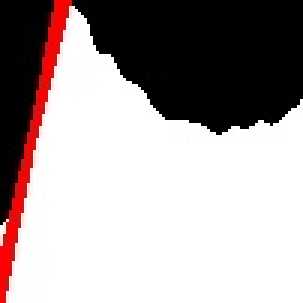
#> input picture masklinesDetected.jpg, 101 x 101 px (shown 3 times larger); its folder holds only this picture in this run
$ python ablation_compare_no_zones.py --sample_path masklinesDetected.jpg --sample_semantic_mask_path masklinesDetected.jpg --generat_mask_path masklinesDetected.jpg
#> lines starting #> are read from the running program, lines starting #| are printed output that depends on the picture
### suport/patchesMethods.py
# Python program to illustrate HoughLine
# method for line detection
import cv2
import numpy as np
import os
import matplotlib.pyplot as plt
import pandas as pd
import suport.locals as locals


# Rotaciona a imagem em torno do centro
# [7 lines left out: function rotateImage, not called in this run]

def loadDataBase(samples=1000, treshold=100, cache_path=None, rebuild=False):
    """Load (or build) the patches database.

    Parameters
    ----------
    samples : int
        Number of image/mask pairs to sample for building the DB.
    treshold : int
        Minimum area (pixels) for a patch to be included.
    cache_path : str or None
        If provided, an .npz file path used to load/save the cached patch list.
    rebuild : bool
        If True forces rebuilding the database even if cache exists.

    Returns
    -------
    list[Patch]
        List of Patch objects sorted by angle.
    """
    # Try loading from cache first
    if cache_path and (not rebuild) and os.path.exists(cache_path):
        try:
            data = np.load(cache_path, allow_pickle=True)
            patches_arr = data['patches']
            patches_list = []
            for item in patches_arr:
                # each item is a dict with keys: line, angle, image
                line = tuple(item['line'])
                angle = int(item['angle'])
                image = item['image']
                p = Patch(line, image)
                p.angle = angle  # override computed angle for fidelity
                patches_list.append(p)
            print(f"Patches DB loaded from cache: {cache_path} ({len(patches_list)} patches)")
            return patches_list
        except Exception as e:
            print(f"Falha ao carregar cache ({cache_path}), reconstruindo. Erro: {e}")

    # Define localização dos diretórios de imagens
    if locals.inHouseAMD:
        housepath=r'D:\\_PHD\datasets\\tgs-salt\\'
        TRAIN_CSV = housepath + r'saltMaskOk.csv'
        IMAGES_DIR= housepath + r'train\\images'
        MASK_DIR = housepath + r'train\\masks'
    elif locals.inNote:
        housepath=r'D:\\datasets\\tgs-salt\\'
        TRAIN_CSV = housepath + r'saltMaskOk.csv'
        IMAGES_DIR= housepath + r'train\\images'
        MASK_DIR = housepath + r'train\\masks'
    elif locals.in8700G:
        housepath=r'D:\\dataset\\tgs-salt\\'
        TRAIN_CSV = housepath + r'saltMaskOk.csv'
        IMAGES_DIR= housepath + r'train\\images'
        MASK_DIR = housepath + r'train\\masks'
    else:
        raise RuntimeError("Nenhum ambiente (locals) configurado para paths de dataset.")

    df_train = pd.read_csv(TRAIN_CSV)
    fileNamesList = df_train.iloc[0:samples,0]
    imagesList = loadImages(IMAGES_DIR, fileNamesList)
    masksList  = loadImages(MASK_DIR,  fileNamesList)
    patchesDB = buildPatchesDB(masksList, imagesList, treshold)

    # Save cache if path provided
    if cache_path:
        serializable = []
        for p in patchesDB:
            serializable.append({
                'line': np.array(p.line, dtype=np.int32),
                'angle': p.angle,
                'image': p.image
            })
        np.savez_compressed(cache_path, patches=np.array(serializable, dtype=object))
        print(f"Patches DB saved to cache: {cache_path} ({len(patchesDB)} patches)")

    return patchesDB

# [99 lines left out: functions makePatchMask, incomplete, load, sampleBreak, create_Masks, dispPatchesClass and 1 more, not called in this run]


def swap(a,b):
    if a > b:
        return b, a
    else:
        return a, b

def cropPatch(original, x1, x2, y1, y2):
    #get image dimensions
    height,width = original.shape[:2]
    plus = 15

    if x1 > x2:
        x1, x2 = swap(x1,x2)
    if y1 > y2:
        y1, y2 = swap(y1,y2)

    x1-=5
    x2+=5
    y1-=plus
    y2+=plus
    if y1 < 0:
        y1 = 0
    if y2 > height:
        y2 = height
    if x1 < 0:
        x1 = 0
    if x2 > width:
        x2 = width
    return original[y1:y2, x1:x2]

class Patch:
    def __init__(self,line,sample):
        self.line = line
        x1,y1,x2,y2 = line
        self.angle = int(-np.arctan2(y2 - y1, x2 - x1) * 180. / np.pi)
        self.image = sample

# [4 lines left out: function showLines, not called in this run]

# Probabilistic Hough Transform
def probHough(mask, original, tresh=20, minPoints=30, maxGap=5, sort = False):
    probabLines = original.copy()
    edges = cv2.Canny(mask, 100, 200)
    linesP = cv2.HoughLinesP(edges, 1, np.pi / 180, tresh, None, minPoints, maxGap)
    dbPatches = []
    if linesP is not None:
        for i in range(0, len(linesP)):
            line = linesP[i][0]
            # Draw the probabilistic
            x,y,x2,y2 = line
            cv2.line(probabLines, (x, y), (x2, y2), (0, 255, 0), 1, cv2.LINE_AA)
            imgpatch = cropPatch (original, x, x2, y, y2)
            dbPatches.append(Patch(line,imgpatch))
        #sort dbPatches by angle
        if sort: dbPatches.sort(key=lambda x: x.angle)
        #show3Images(original,mask, probabLines)
        # if sort: dbPatches.sort(key=lambda x: x[0])
    return dbPatches,probabLines


# [95 lines left out: functions searchAnglesinRange, searchNearestPatchByAngle, searchNearestPatchByAngleAndHistogram, identify_nearest_histogram, loadImages, buildPatchesDB, not called in this run]

### synthesis.py
'''
This module is a Python implementation of:

    A. Efros and T. Leung, "Texture Synthesis by Non-parametric Sampling,"
    Proceedings of the Seventh IEEE International Conference on Computer
    Vision, September 1999.

Specifically, this module implements texture synthesis by growing a 3x3 texture patch
pixel-by-pixel. Please see the authors' project page for additional algorithm details:

    https://people.eecs.berkeley.edu/~efros/research/EfrosLeung.html

Example:

    Generate a 50x50 texture patch from a texture available at the input path and save it to
    the output path. Also, visualize the synthesis process:

        $ python synthesis.py --sample_path=[input path] --out_path=[output path] --visualize

'''
# based on original work of 'Maxwell Goldberg'
__author__ = 'Luciano Terres'


INSPECT  = False

import argparse
import cv2
import largestinteriorrectangle as lir
import numpy as np
import time
import uuid
import pandas as pd
import suport.patchesMethods as pm
import os
import warnings
warnings.filterwarnings("ignore", category=DeprecationWarning)
from datetime import datetime
import traceback


EIGHT_CONNECTED_NEIGHBOR_KERNEL = np.array([[1., 1., 1.],
                                            [1., 0., 1.],
                                            [1., 1., 1.]], dtype=np.float64)
SIGMA_COEFF = 6.4      # The denominator for a 2D Gaussian sigma used in the reference implementation.
ERROR_THRESHOLD = 0.1  # The default error threshold for synthesis acceptance in the reference implementation.


# [183 lines left out: functions normalized_ssd, get_candidate_indices, select_pixel_index, get_neighboring_pixel_indices, permute_neighbors, nCompletePix and 4 more, not called in this run]

def synthesize(origRGBSample, semantic_mask, generat_mask, window_size, kernel_size, visualize, patches_db=None):
    # Convert original to sample representation.
    print ("Starting texture synthesis...")

    # [41 lines left out: function fillSample, not called in this run]

    # discover generation segments and angles
    genSegments,l = pm.probHough(generat_mask, generat_mask, tresh = 10, minPoints=15, maxGap=10, sort=False)
    #iterate over patches and angle segments
    if genSegments is None: # if patches not null makePatchMask
        print("Error: no patches found for this image")
        return None

    # use provided patches_db (loaded once) or fallback
    if patches_db is None:
        try:
            cache_path = globals().get('runtime_args').patches_cache_path if 'runtime_args' in globals() else 'result/patches_db_cache.npz'
            rebuild_flag = globals().get('runtime_args').rebuild_patches_db if 'runtime_args' in globals() else False
            if cache_path == 'none':
                cache_path = None
            samplesPatchesDB = pm.loadDataBase(cache_path=cache_path, rebuild=rebuild_flag)
        except Exception:
            samplesPatchesDB = pm.loadDataBase()
    else:
        samplesPatchesDB = patches_db
    # create the interface edge dilated
    dilated_edge, zone0, zone1, fullmask = pm.create_Masks(generat_mask)
    zones = [dilated_edge, zone0, zone1, fullmask]
    inspect(fullmask, "fullmask")
    inspect(generat_mask, "generat_mask")
    inspect(dilated_edge, "edge")
    inspect(zone0, "zone0")
    inspect(zone1, "zone1" )

    completeMask = generat_mask.copy() #later we will complete the generation mask
    original_sample = origRGBSample.copy()

    sampleGray=0
    resultGrayW=0
    doneWindow=0
    padded_window=0
    padded_mask=0
    resultRGBW=0
    start = True
    rotate = False

    # first step is to generate the edge zone
    generat_mask = dilated_edge
    controlMask = np.zeros(generat_mask.shape)
    for s in (genSegments):
        # Iterate over patches and angle segments
        #origRGBSample = pm.searchNearestPatchByAngle(samplesPatchesDB, s.angle)
        origRGBSample = pm.searchNearestPatchByAngleAndHistogram(samplesPatchesDB, s.angle, origRGBSample)
        inspect(origRGBSample, "origRGBSample")
        x1,y1,x2,y2 = s.line
        patchMask = pm.makePatchMask(generat_mask, x1, x2)
        controlMask = controlMask + patchMask
        inspect(patchMask, "patchMask")
        inspect(controlMask, "controlMask")
        # Verifica pixels marcados na janela de síntese.
        y_indices, x_indices = np.where(controlMask > 0)
        # Encontre o valor mínimo de X
        min_x = np.min(x_indices)
        max_x = np.max(x_indices)
        controlMask = pm.makePatchMask(generat_mask, min_x, max_x)
        inspect(controlMask, "controlMask expanded")
        if start:
                (sampleGray, resultGrayW, doneWindow, padded_window,
                padded_mask, resultRGBW) = initialize(origRGBSample, window_size, kernel_size,controlMask)
                start = False
        else:
            if rotate:
                sampleGray = pm.rotateImage(sampleGray,57)
            else:
                sampleGray=update(origRGBSample)
        fillSample()

    # complete edge zone with the last sample patch
    controlMask = dilated_edge
    inspect(controlMask, "controlMask")
    inspect(sampleGray, "sampleGray")
    fillSample()

    inspect(original_sample, "Sample")
    inspect(semantic_mask, "semantic_mask")
    sampleEdge, sampleZ0, sampleZ1 = pm.sampleBreak(original_sample, semantic_mask)
    inspect(sampleZ0, "sample Z0")
    inspect(sampleZ1, "Sample Z1")
    # second step is to generate the zone1
    origRGBSample = extractBiggestSquare(sampleZ1)
    inspect(origRGBSample, "Biggest Square in Z1")
    sampleGray=origRGBSample.astype(np.float64)/ 255.
    controlMask = controlMask + zone1
    inspect(controlMask, "controlMask + zone expanded")
    inspect(sampleGray, "sampleGray")
    fillSample()

    # third step is to generate the zone0

    # Find the biggest square filled in sampleZ0
    origRGBSample = extractBiggestSquare(sampleZ0)
    sampleGray=origRGBSample.astype(np.float64)/ 255.
    controlMask = controlMask + zone0
    inspect(sampleZ0, "Sample Z0")
    inspect(origRGBSample, "Biggest Square in Z0")
    inspect(controlMask, "controlMask + zone expanded")
    inspect(sampleGray, "sampleGray")
    fillSample()

    # fourth step is to complete the full mask
    controlMask = controlMask + fullmask
    inspect(controlMask, "controlMask + fullmask expanded")
    fillSample()

    #cv2.waitKey(0)
    if visualize:
        inspect(controlMask, "final controlMask")
        inspect(resultRGBW, "Sinthesys" )


    return resultRGBW

# [191 lines left out: functions extractBiggestSquare, inspect, showResult, validate_args, parse_args, main, not called in this run]

# [2 lines that do not run on import are left out]

### ablation_compare_no_zones.py
'''
Ablation Study Comparison Script

Executes both methods (complete with zones vs ablated without zones) and
generates comparative analysis of results.
'''

__author__ = 'Luciano Terres'

import argparse
import cv2
import numpy as np
import pandas as pd
import os
import time
from datetime import datetime
import subprocess
import sys

# Import synthesis functions from both scripts
import synthesis
import synthesis_ablation_no_zones as ablation


def run_complete_method(sample_path, semantic_mask_path, generat_mask_path,
                       window_size, kernel_size, iterations, output_dir):
    """Run the complete method with zone separation."""
    print("\n" + "="*80)
    print("RUNNING COMPLETE METHOD (with zone separation)")
    print("="*80 + "\n")

    sample = cv2.imread(sample_path)
    semantic_mask = cv2.imread(semantic_mask_path, cv2.IMREAD_GRAYSCALE)
    generat_mask = cv2.imread(generat_mask_path, cv2.IMREAD_GRAYSCALE)

    results = []
    durations = []

    # Load patches DB once
    try:
        import suport.patchesMethods as pm
        patches_db = pm.loadDataBase(cache_path='result/patches_db_cache.npz', rebuild=False)
        print(f"Patches DB loaded: {len(patches_db)} patches")
    except Exception as e:
        print(f"Warning: Could not load patches DB: {e}")
        patches_db = None

    for i in range(iterations):
        print(f"\n--- Complete Method: Iteration {i+1}/{iterations} ---")
        tic = time.time()

        try:
            synthesized = synthesis.synthesize(
                origRGBSample=sample,
                semantic_mask=semantic_mask,
                generat_mask=generat_mask,
                window_size=window_size,
                kernel_size=kernel_size,
                visualize=False,
                patches_db=patches_db
            )

            toc = time.time()
            dur = toc - tic
            durations.append(dur)

            # Save result
            filename = os.path.join(output_dir, f"complete_{i+1:03d}.jpg")
            cv2.imwrite(filename, synthesized)

            # Calculate metrics
            from metrics import mse, dssim, lbp_tile_distance
            gray_sample = cv2.cvtColor(sample, cv2.COLOR_BGR2GRAY)
            gray_synth = cv2.cvtColor(synthesized, cv2.COLOR_BGR2GRAY)

            m = mse(gray_sample, gray_synth)
            s = dssim(gray_sample, gray_synth)
            lbp = lbp_tile_distance(gray_sample, gray_synth)

            results.append({
                'iteration': i+1,
                'method': 'complete',
                'filename': filename,
                'time_sec': dur,
                'mse': m,
                'dssim': s,
                'lbp_distance': lbp
            })

            print(f"Time: {dur:.3f}s | MSE: {m:.6f} | DSSIM: {s:.6f} | LBP: {lbp:.6f}")

        except Exception as e:
            print(f"ERROR in iteration {i+1}: {e}")
            import traceback
            traceback.print_exc()

    return pd.DataFrame(results), durations


def run_ablated_method(sample_path, generat_mask_path, window_size, kernel_size,
                      iterations, output_dir):
    """Run the ablated method without zone separation."""
    print("\n" + "="*80)
    print("RUNNING ABLATED METHOD (without zone separation)")
    print("="*80 + "\n")

    sample = cv2.imread(sample_path)
    generat_mask = cv2.imread(generat_mask_path, cv2.IMREAD_GRAYSCALE)

    results = []
    durations = []

    for i in range(iterations):
        print(f"\n--- Ablated Method: Iteration {i+1}/{iterations} ---")
        tic = time.time()

        try:
            synthesized = ablation.synthesize_ablated(
                origRGBSample=sample,
                generat_mask=generat_mask,
                window_size=window_size,
                kernel_size=kernel_size,
                visualize=False
            )

            toc = time.time()
            dur = toc - tic
            durations.append(dur)

            # Save result
            filename = os.path.join(output_dir, f"ablated_{i+1:03d}.jpg")
            cv2.imwrite(filename, synthesized)

            # Calculate metrics
            from metrics import mse, dssim, lbp_tile_distance
            gray_sample = cv2.cvtColor(sample, cv2.COLOR_BGR2GRAY)
            gray_synth = cv2.cvtColor(synthesized, cv2.COLOR_BGR2GRAY)

            m = mse(gray_sample, gray_synth)
            s = dssim(gray_sample, gray_synth)
            lbp = lbp_tile_distance(gray_sample, gray_synth)

            results.append({
                'iteration': i+1,
                'method': 'ablated',
                'filename': filename,
                'time_sec': dur,
                'mse': m,
                'dssim': s,
                'lbp_distance': lbp
            })

            print(f"Time: {dur:.3f}s | MSE: {m:.6f} | DSSIM: {s:.6f} | LBP: {lbp:.6f}")

        except Exception as e:
            print(f"ERROR in iteration {i+1}: {e}")
            import traceback
            traceback.print_exc()

    return pd.DataFrame(results), durations


def generate_statistics(df, metric_name):
    """Generate descriptive statistics for a metric."""
    stats = df.groupby('method')[metric_name].agg([
        ('count', 'count'),
        ('mean', 'mean'),
        ('std', 'std'),
        ('min', 'min'),
        ('q25', lambda x: x.quantile(0.25)),
        ('median', 'median'),
        ('q75', lambda x: x.quantile(0.75)),
        ('max', 'max')
    ])
    return stats


def save_comparison_report(complete_df, ablated_df, output_dir, args):
    """Generate and save comprehensive comparison report."""

    # Combine dataframes
    combined_df = pd.concat([complete_df, ablated_df], ignore_index=True)

    # Save raw data
    raw_csv = os.path.join(output_dir, 'raw_results.csv')
    combined_df.to_csv(raw_csv, sep=';', index=False, float_format='%.6f')
    print(f"\nRaw results saved to: {raw_csv}")

    # Generate statistics for each metric
    metrics = ['time_sec', 'mse', 'dssim', 'lbp_distance']

    stats_file = os.path.join(output_dir, 'comparative_statistics.csv')
    with open(stats_file, 'w', encoding='utf-8') as f:
        f.write(f"# Ablation Study: Zone Separation Comparison\n")
        f.write(f"# Generated: {datetime.now().isoformat()}\n")
        f.write(f"# Sample: {args.sample_path}\n")
        f.write(f"# Iterations: {args.iterations}\n")
        f.write(f"# Window size: {args.window_height}x{args.window_width}\n")
        f.write(f"# Kernel size: {args.kernel_size}\n")
        f.write("#\n")

        for metric in metrics:
            f.write(f"\n# --- {metric.upper()} Statistics ---\n")
            stats = generate_statistics(combined_df, metric)
            stats.to_csv(f, sep=';', float_format='%.6f')
            f.write("\n")

    print(f"Comparative statistics saved to: {stats_file}")

    # Print summary to console
    print("\n" + "="*80)
    print("COMPARISON SUMMARY")
    print("="*80)

    for metric in metrics:
        print(f"\n{metric.upper()}:")
        stats = generate_statistics(combined_df, metric)
        print(stats.to_string())

        # Calculate percentage difference
        if len(stats) == 2:
            complete_mean = stats.loc['complete', 'mean']
            ablated_mean = stats.loc['ablated', 'mean']
            pct_diff = ((ablated_mean - complete_mean) / complete_mean) * 100
            print(f"  → Ablated vs Complete: {pct_diff:+.2f}% change")

    print("\n" + "="*80)


def parse_args():
    parser = argparse.ArgumentParser(description='Ablation Study: Compare methods with/without zone separation')
    parser.add_argument('--sample_path', type=str, required=True, help='Path to texture sample')
    parser.add_argument('--sample_semantic_mask_path', type=str, required=True, help='Path to semantic mask')
    parser.add_argument('--generat_mask_path', type=str, required=True, help='Path to generation mask')
    parser.add_argument('--window_height', type=int, default=101, help='Height of synthesis window')
    parser.add_argument('--window_width', type=int, default=101, help='Width of synthesis window')
    parser.add_argument('--kernel_size', type=int, default=11, help='Synthesis kernel size')
    parser.add_argument('--iterations', type=int, default=10, help='Number of iterations per method')
    parser.add_argument('--output_dir', type=str, default=None, help='Output directory (auto-generated if not specified)')
    args = parser.parse_args()
    return args


def main():
    args = parse_args()

    # Create output directory
    if args.output_dir is None:
        sample_name = os.path.splitext(os.path.basename(args.sample_path))[0]
        timestamp = datetime.now().strftime('%Y%m%d_%H%M%S')
        args.output_dir = os.path.join('result', f'ablation_comparison_{sample_name}_{timestamp}')

    os.makedirs(args.output_dir, exist_ok=True)

    complete_dir = os.path.join(args.output_dir, 'complete_method')
    ablated_dir = os.path.join(args.output_dir, 'ablated_method')
    os.makedirs(complete_dir, exist_ok=True)
    os.makedirs(ablated_dir, exist_ok=True)

    print("\n" + "="*80)
    print("ABLATION STUDY: Zone Separation Comparison")
    print("="*80)
    print(f"Output directory: {args.output_dir}")
    print(f"Iterations per method: {args.iterations}")
    print(f"Window size: {args.window_height}x{args.window_width}")
    print(f"Kernel size: {args.kernel_size}")

    # Run both methods
    window_size = (args.window_height, args.window_width)

    complete_df, complete_times = run_complete_method(
        args.sample_path,
        args.sample_semantic_mask_path,
        args.generat_mask_path,
        window_size,
        args.kernel_size,
        args.iterations,
        complete_dir
    )
#> in run_complete_method, sample is the input picture: shape (101, 101, 3); mean B, G, R 161, 161, 170.3
#> in run_complete_method, `semantic_mask = cv2.imread(semantic_mask_path, cv2.IMREAD_GRAYSCALE)`:
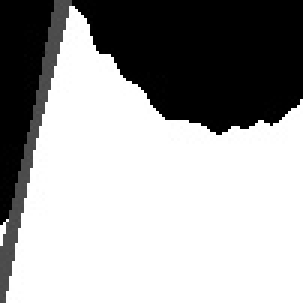
#> semantic_mask: shape (101, 101) (shown 3 times larger); min 0, max 255, mean 163.8
#> in probHough, `edges = cv2.Canny(mask, 100, 200)`:
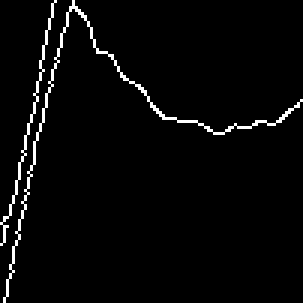
#> edges: shape (101, 101) (shown 3 times larger); 2.9% white in thin lines or dots
#> in probHough, `linesP = cv2.HoughLinesP(edges, 1, np.pi / 180, tresh, None, minPoints..`: linesP = [[7, 67, 23, 2], [24, 2, 54, 39], [1, 100, 5, 77], [0, 81, 14, 19], [31, 15, 46, 28], [72, 44, 97, 36], [11, 31, 18, 0], [6, 75, 11, 54]]
#> the loop in probHough, `for i in range(0, len(linesP)):` made 8 passes
#> (x, y) on passes 1, 3, 4, 6, 7, 8: (7, 67), (1, 100), (0, 81), (72, 44), (11, 31), (6, 75)
#> pass 1, in probHough, `imgpatch = cropPatch (original, x, x2, y, y2)`:
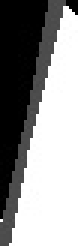
#> imgpatch: shape (82, 26) (shown 3 times larger); min 0, max 255, mean 146.8
#> after the loop in probHough, `for i in range(0, len(linesP)):`: dbPatches = 8 items
#> (the rest of the program and of its run is left out)
